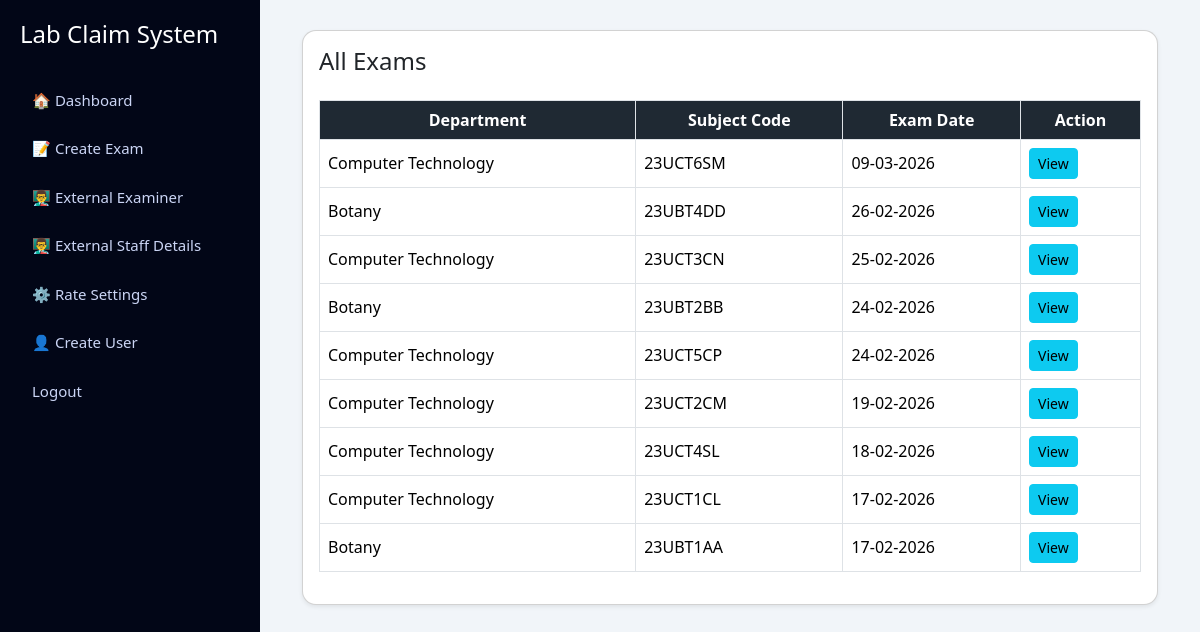
The page /admin/exam_list.php (signed in) on the database its author committed.
### tables this page shows
CREATE TABLE IF NOT EXISTS `exams` (
  `id` int NOT NULL AUTO_INCREMENT,
  `stream` varchar(50) NOT NULL,
  `department` int DEFAULT NULL,
  `subject_code` varchar(20) DEFAULT NULL,
  `subject_name` varchar(150) DEFAULT NULL,
  `semester` varchar(20) DEFAULT NULL,
  `exam_date` date DEFAULT NULL,
  `lab_no` varchar(50) NOT NULL,
  `internal_staff_id` int DEFAULT NULL,
  `created_by` int DEFAULT NULL,
  `created_at` timestamp NULL DEFAULT CURRENT_TIMESTAMP,
  `external_staff_id` int DEFAULT NULL,
  `session` enum('forenoon','afternoon','forenoon_afternoon') DEFAULT NULL,
  `exam_time` varchar(100) DEFAULT NULL,
  `external_claim_status` varchar(20) DEFAULT NULL,
  `internal_claim_status` varchar(20) DEFAULT NULL,
  `reminder_sent` tinyint(1) DEFAULT '0',
  PRIMARY KEY (`id`),
  UNIQUE KEY `unique_lab_date` (`lab_no`,`exam_date`),
  UNIQUE KEY `uq_subject_code` (`subject_code`),
  UNIQUE KEY `uq_date_lab` (`exam_date`,`lab_no`),
  UNIQUE KEY `uq_department_date` (`department`,`exam_date`),
  KEY `fk_internal_staff` (`internal_staff_id`),
  KEY `fk_external_staff` (`external_staff_id`)
);

CREATE TABLE IF NOT EXISTS `users` (
  `id` int NOT NULL AUTO_INCREMENT,
  `name` varchar(100) NOT NULL,
  `email` varchar(100) NOT NULL,
  `password` varchar(255) DEFAULT NULL,
  `role` enum('department','finance','admin') NOT NULL,
  `stream` varchar(50) DEFAULT NULL,
  `created_at` timestamp NULL DEFAULT CURRENT_TIMESTAMP,
  `must_change_password` tinyint(1) DEFAULT '1',
  `reset_token` varchar(100) DEFAULT NULL,
  `reset_expires` datetime DEFAULT NULL,
  `reset_otp` varchar(6) DEFAULT NULL,
  `otp_expires` datetime DEFAULT NULL,
  PRIMARY KEY (`id`),
  UNIQUE KEY `email` (`email`),
  UNIQUE KEY `email_2` (`email`)
);

### admin/exam_list.php (the view, shortened to what this page needs)
<?php
require '../config/db.php';
$type = $_GET['type'] ?? 'all';
$where = "";
$sql = "
SELECT e.id,
       u.name AS department_name,
       e.subject_code,
       e.exam_date
FROM exams e
LEFT JOIN users u ON e.department = u.id
$where
ORDER BY e.exam_date DESC
";
$res = $conn->query($sql);
include 'admin_sidebar.php';
?>
<!DOCTYPE html>
<html lang="en">
<head>
<link href="https://cdn.jsdelivr.net/npm/bootstrap@5.3.2/dist/css/bootstrap.min.css" rel="stylesheet">
</head>
<body>
<div class="main-content">
  <div class="container-fluid">
    <div class="card shadow-sm">
      <div class="card-body">
        <h4 class="mb-4">
          <?= ucfirst($type) ?> Exams
        </h4>
        <div class="table-responsive">
          <table class="table table-bordered table-hover align-middle">
            <thead>
              <tr>
                <th>Department</th>
                <th>Subject Code</th>
                <th>Exam Date</th>
                <th style="width:120px">Action</th>
              </tr>
            </thead>
            <tbody>
            <?php if ($res->num_rows > 0): ?>
              <?php while($r = $res->fetch_assoc()): ?>
                <tr>
                  <td><?= htmlspecialchars($r['department_name'] ?: 'Unknown Department') ?></td>
                  <td><?= htmlspecialchars($r['subject_code']) ?></td>
                  <td><?= date('d-m-Y', strtotime($r['exam_date'])) ?></td>
                  <td>
                    <a href="exam_view.php?id=<?= $r['id'] ?>"
                       class="btn btn-sm btn-info">
                       View
                    </a>
                  </td>
                </tr>
              <?php endwhile; ?>
            <?php endif; ?>
            </tbody>
          </table>
        </div>
      </div>
    </div>
  </div>
</div>
</body>
</html>

### admin/admin_sidebar.php (shortened to what this page needs)
<link href="https://cdn.jsdelivr.net/npm/bootstrap@5.3.2/dist/css/bootstrap.min.css" rel="stylesheet">
<div class="sidebar">
    <h4>Lab Claim System</h4>
    <a href="admin_dashboard.php">🏠 Dashboard</a>
    <a href="create_exam.php">📝 Create Exam</a>
    <a href="add_external.php">👨‍🏫 External Examiner</a>
    <a href="external_staff_list.php">👨‍🏫 External Staff Details</a>
    <a href="settings.php">⚙ Rate Settings</a>
    <a href="create_user.php">👤 Create User</a>
   <a href="../auth/logout.php">
    Logout
</a>
</div>

### admin/admin_sidebar.php (style rules this page uses)
body { margin: 0; font-family: 'Segoe UI', sans-serif; background: #f1f5f9; }
.sidebar { width: 260px; height: 100vh; position: fixed; left: 0; top: 0; background: #020617; padding: 20px; }
.sidebar h4 { color: #ffffff; margin-bottom: 30px; }
.sidebar a { display: flex; align-items: center; gap: 10px; color: #cbd5f5; padding: 10px 12px; text-decoration: none; border-radius: 8px; margin-bottom: 6px; font-size: 15px; transition: 0.2s; }
.main-content { margin-left: 260px; padding: 30px; min-height: 100vh; background: #f1f5f9; }
.card { border-radius: 14px; border: none; }
.table thead th { background: #1f2937; color: #ffffff; text-align: center; }
.table tbody td { vertical-align: middle; }

### admin/exam_list.php (style rules this page uses)
.main-content { margin-left: 260px; padding: 30px; min-height: 100vh; background: #f1f5f9; }
.card { border-radius: 14px; }
.table thead th { background: #1f2933; color: #fff; }

### rows shown on the page
exams: users.name "Computer Technology", subject_code "23UCT6SM", exam_date "09-03-2026"
exams: users.name "Botany", subject_code "23UBT4DD", exam_date "26-02-2026"
exams: users.name "Computer Technology", subject_code "23UCT3CN", exam_date "25-02-2026"
exams: users.name "Botany", subject_code "23UBT2BB", exam_date "24-02-2026"
exams: users.name "Computer Technology", subject_code "23UCT5CP", exam_date "24-02-2026"
exams: users.name "Computer Technology", subject_code "23UCT2CM", exam_date "19-02-2026"
exams: users.name "Computer Technology", subject_code "23UCT4SL", exam_date "18-02-2026"
exams: users.name "Computer Technology", subject_code "23UCT1CL", exam_date "17-02-2026"
exams: users.name "Botany", subject_code "23UBT1AA", exam_date "17-02-2026"

### other values the page prints
$type "All"
